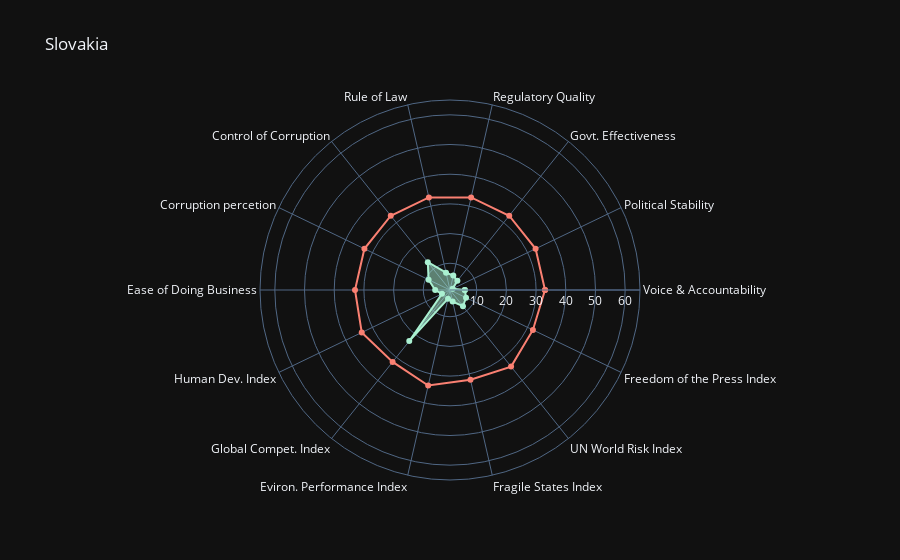

The notebook cell saved with this chart:
### Code cell
import plotly
import plotly.graph_objs as go


trace0 = go.Scatterpolar(
      r = df[df['Country'] == 'Slovakia'].loc[:,"Voice & Accountability":].values[0], # данные на шкалы 
      theta = col_names, # подписи шкал
      fill = 'toself', # заливка
      name = 'Slovakia',
      marker = dict(color = '#aaf0d1')
    )
    
trace_median= go.Scatterpolar(
      r = df.loc[:,"Voice & Accountability":].median().values,
      theta = col_names,
      fill = 'none',
      name = 'Median',
      marker = dict(color = '#fa8072')
    )

layout = go.Layout(
    title = 'Slovakia',
    template="plotly_dark",
    polar = dict(
    radialaxis = dict(
      visible = True,
      range = [1, 65]
    )
  ),
  showlegend = False
)

fig = go.Figure(data=[trace0, trace_median], layout=layout)
fig.show()

### Figure 1 — Plotly figure (JSON) as saved in the notebook; plotly's stock layout.template omitted (floating-point values rounded to 4 significant figures)
{"data": [{"fill": "toself", "marker": {"color": "#aaf0d1"}, "name": "Slovakia", "r": [6, 2, 5, 6, 7, 13, 9, 6, 4, 23, 4, 5, 8, 7, 6], "theta": ["Voice & Accountability", "Political Stability", "Govt. Effectiveness", "Regulatory Quality", "Rule of Law", "Control of Corruption", "Corruption percetion", "Ease of Doing Business", "Human Dev. Index", "Global Compet. Index", "Eviron. Performance Index", "Fragile States Index", "UN World Risk Index", "Freedom of the Press Index", "Voice & Accountability"], "type": "scatterpolar"}, {"fill": "none", "marker": {"color": "#fa8072"}, "name": "Median", "r": [33, 33, 33, 33, 33, 33, 33, 33, 34, 32, 34, 32, 34, 32, 33], "theta": ["Voice & Accountability", "Political Stability", "Govt. Effectiveness", "Regulatory Quality", "Rule of Law", "Control of Corruption", "Corruption percetion", "Ease of Doing Business", "Human Dev. Index", "Global Compet. Index", "Eviron. Performance Index", "Fragile States Index", "UN World Risk Index", "Freedom of the Press Index", "Voice & Accountability"], "type": "scatterpolar"}], "layout": {"polar": {"radialaxis": {"range": [1, 65], "visible": true}}, "showlegend": false, "title": {"text": "Slovakia"}}}
